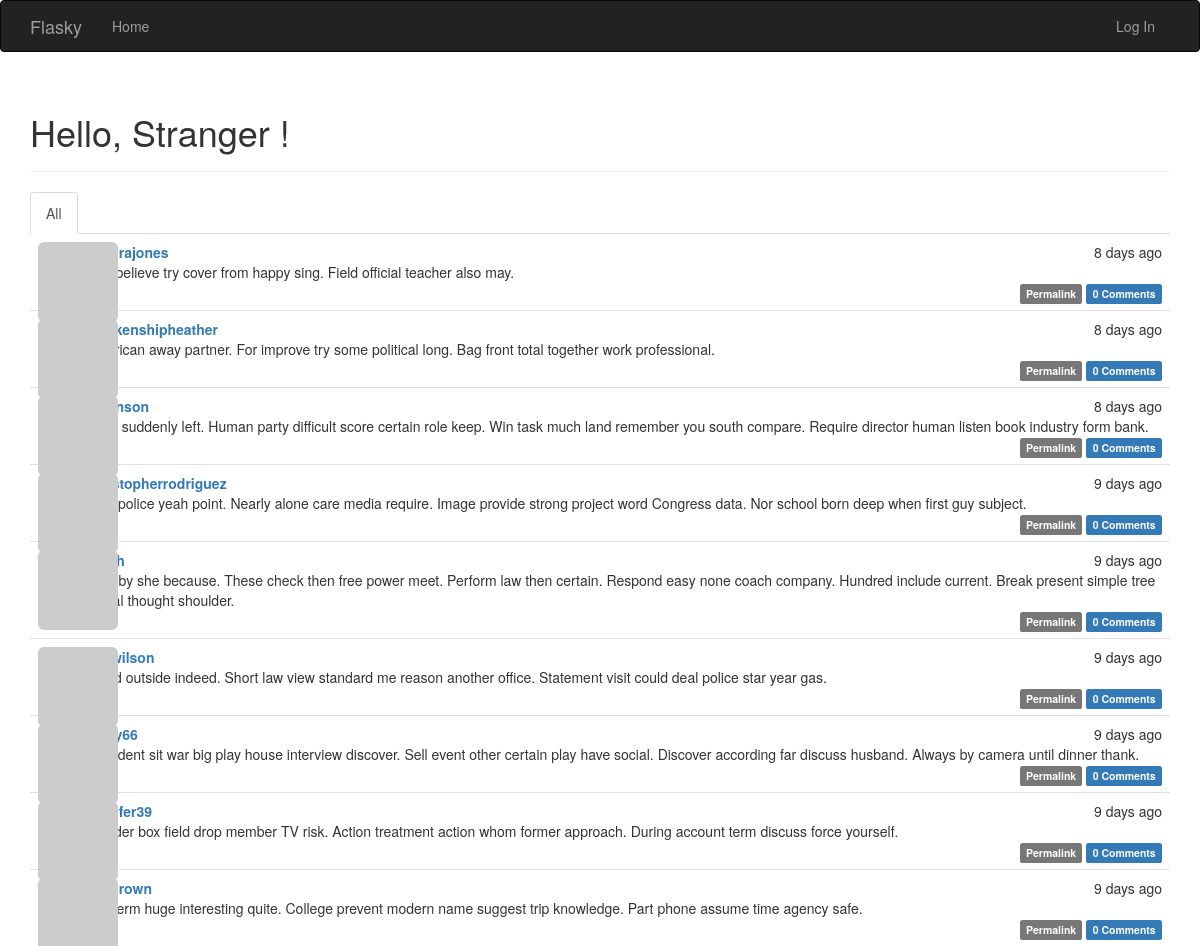
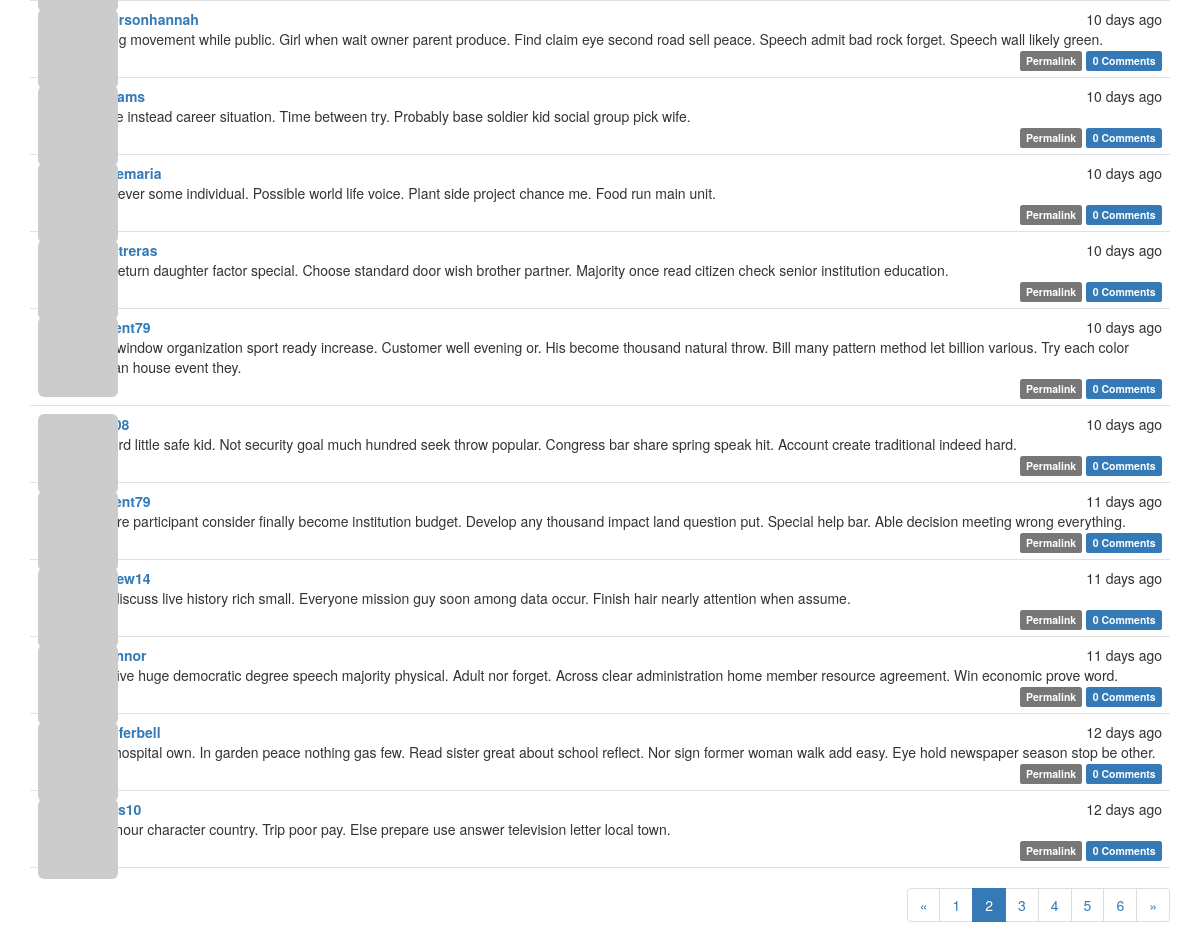
Screenshot of /?page=2 with the database file from the repository (2 pictures, top to bottom).
### app/models.py (models this page shows, shortened)
class Post(db.Model):
    __tablename__ = 'posts'
    id = db.Column(db.Integer, primary_key=True)
    body = db.Column(db.Text) # 儲存markdown 格式文章
    body_html = db.Column(db.Text)  # 儲存html 格式文章
    timestamp = db.Column(db.DateTime, index=True, default=datetime.utcnow)
    author_id = db.Column(db.Integer, db.ForeignKey('users.id'))
    comments = db.relationship('Comment', backref='post', lazy='dynamic')  # 與評論的關聯

class User(UserMixin, db.Model):
    __tablename__ = 'users'
    id = db.Column(db.Integer, primary_key=True)
    username = db.Column(db.String(64), unique=True, index=True)
    email = db.Column(db.String(64), unique=True, index=True)  # 讓使用者可以用email 登入
    role_id = db.Column(db.Integer, db.ForeignKey('roles.id'))
    password_hash = db.Column(db.String(128))
    confirmed = db.Column(db.Boolean, default=False)  # 帳號確認狀態
    name = db.Column(db.String(64))  # 本名
    location = db.Column(db.String(64))
    about_me = db.Column(db.Text())
    member_since = db.Column(db.DateTime(), default=datetime.utcnow)  # 建立時間
    last_seen = db.Column(db.DateTime(), default=datetime.utcnow)  # 上次訪問時間
    avatar_hash = db.Column(db.String(32))  # 儲存頭像URL用
    posts = db.relationship('Post', backref='author', lazy='dynamic')
    followed = db.relationship('Follow', foreign_keys=[Follow.follower_id],
                                         backref=db.backref('follower', lazy='joined'),
                                         lazy='dynamic',
                                         cascade='all, delete-orphan')
    followers = db.relationship('Follow', foreign_keys=[Follow.followed_id],
                                          backref=db.backref('followed', lazy='joined'),
                                          lazy='dynamic',
                                          cascade='all, delete-orphan')
    comments = db.relationship('Comment', backref='author', lazy='dynamic')  # 與評論的關係
    @property  # property 是只能讀取的屬性特性
    def password(self):
        raise AttributeError('password is not a readable attribute')
    def gravatar(self, size=100, default='identicon', rating='g'):  # 產生gravatar的URL
        url = 'https://secure.gravatar.com/avatar'
        hash = self.avatar_hash or self.gravatar_hash()
        return f'{url}/{hash}?s={size}&d={default}&r={rating}'

### app/main/views.py (the view)
@main.route('/', methods=['GET', 'POST'])
def index():
    form = PostForm()
    if current_user.can(Permission.WRITE) and form.validate_on_submit():
        post = Post(body=form.body.data,
                    author=current_user._get_current_object())  # 傳入當前使用者的物件到author變數
        db.session.add(post)
        db.session.commit()
        return redirect(url_for('.index'))
    page = request.args.get('page', 1, type=int) # 從request的查詢字串取得，預設是第一頁
    show_followed = False
    if current_user.is_authenticated:
        show_followed = bool(request.cookies.get('show_followed', ''))
    if show_followed:
        query = current_user.followed_posts # 此次新增取得所有追隨者的方式
    else:
        query = Post.query
    pagination = query.order_by(Post.timestamp.desc()).paginate(
        page, per_page=current_app.config['FLASKY_POSTS_PER_PAGE'],
        error_out=False)
    posts = pagination.items
    return render_template('index.html', form=form, posts=posts, pagination=pagination, show_followed=show_followed)

### app/auth/views.py (called while the page is built)
@auth.before_app_request  # 註冊成全域的裝飾器
def before_request():
    if current_user.is_authenticated:  # 如果使用者有登入下的判斷
        current_user.ping()  # 每次都執行 更新上次登入時間
        if not current_user.confirmed and request.endpoint \
            and request.blueprint != 'auth' and request.endpoint != 'static':
            return redirect(url_for('auth.unconfirmed'))

### app/main/__init__.py (called while the page is built)
@main.app_context_processor
def inject_permissions():
    return dict(Permission=Permission)

### app/models.py (called while the page is built)
    def can(self, permissions):
        return False

    def is_administrator(self):
        return False

### app/templates/index.html (shortened to what this page needs)
{% extends "base.html" %}
{% import "bootstrap/wtf.html" as wtf %}
{% import "_macros.html" as macros %}
{% block page_content %}
<div class="page-header">
    <h1>Hello, {% if current_user.is_authenticated %}
                {{ current_user.username }}
                {% else %}Stranger
                {% endif %}!</h1>
</div>
<div class="post-tabs">
    <ul class="nav nav-tabs">
        <li{% if not show_followed %} class="active"{% endif %}><a href="{{ url_for('.show_all') }}">All</a></li>
    </ul>
    {% include '_posts.html' %}
</div>
{% if pagination %}
<div class="pagination">
    {{ macros.pagination_widget(pagination, '.index') }}
</div>
{% endif %}
{% endblock %}

### app/templates/_posts.html (shortened to what this page needs)
<ul class="posts">
    {% for post in posts %}
    <li class="post">
        <div class="post-thumbnail">
            <a href="{{ url_for('.user', username=post.author.username) }}">
                <img class="img-rounded profile-thumbnail" src="{{ post.author.gravatar(size=40) }}">
            </a>
        </div>
        <div class="post-content">
            <div class="post-date">{{ moment(post.timestamp).fromNow() }}</div>
            <div class="post-author"><a href="{{ url_for('.user', username=post.author.username) }}">{{ post.author.username }}</a></div>
                    <div class="post-body">
                {% if post.body_html %}
                    {{ post.body_html | safe }}
                {% else %}
                    {{ post.body }}
                {% endif %}
        </div>
            <div class="post-footer">
                <a href="{{ url_for('.post', id=post.id) }}">
                    <span class="label label-default">Permalink</span>
                </a>
                <a href="{{ url_for('.post', id=post.id) }}#comments">
                    <span class="label label-primary">{{ post.comments.count() }} Comments</span>
                </a>
            </div>
    </li>
    {% endfor %}
</ul>

### app/static/styles.css (style rules this page uses)
.profile-thumbnail { position: absolute; }
div.post-tabs { margin-top: 16px; }
ul.posts { list-style-type: none; padding: 0px; margin: 16px 0px 0px 0px; border-top: 1px solid #e0e0e0; }
div.post-tabs ul.posts { margin: 0px; border-top: none; }
ul.posts li.post { padding: 8px; border-bottom: 1px solid #e0e0e0; }
div.post-date { float: right; }
div.post-author { font-weight: bold; }
div.post-thumbnail { position: absolute; }
div.post-content { margin-left: 48px; min-height: 48px; }
div.post-footer { text-align: right; }
div.pagination { width: 100%; text-align: right; padding: 0px; margin: 0px; }

### rows the page displays
Post: timestamp "8 days ago", author.username "sandrajones", body "Dog believe try cover from happy sing. Field official teacher also may.", comments.count "0"
Post: timestamp "8 days ago", author.username "blankenshipheather", body "American away partner. For improve try some political long. Bag front total together work professional.", comments.count "0"
Post: timestamp "8 days ago", body "Rock suddenly left. Human party difficult score certain role keep. Win task much land remember you south compare. Require director human listen book industry form bank.", comments.count "0"
Post: timestamp "9 days ago", author.username "christopherrodriguez", body "Nice police yeah point. Nearly alone care media require. Image provide strong project word Congress data. Nor school born deep when first guy subject.", comments.count "0"
Post: timestamp "9 days ago", body "Cost by she because. These check then free power meet. Perform law then certain. Respond easy none coach company. Hundred include current. Break present simple tree reveal thought shoulder.", comments.count "0"
Post: timestamp "9 days ago", author.username "ericwilson", body "Blood outside indeed. Short law view standard me reason another office. Statement visit could deal police star year gas.", comments.count "0"
Post: timestamp "9 days ago", body "President sit war big play house interview discover. Sell event other certain play have social. Discover according far discuss husband. Always by camera until dinner thank.", comments.count "0"
Post: timestamp "9 days ago", author.username "jennifer39", body "In order box field drop member TV risk. Action treatment action whom former approach. During account term discuss force yourself.", comments.count "0"
Post: timestamp "9 days ago", author.username "luisbrown", body "Top term huge interesting quite. College prevent modern name suggest trip knowledge. Part phone assume time agency safe.", comments.count "0"
Post: timestamp "10 days ago", author.username "andersonhannah", body "Spring movement while public. Girl when wait owner parent produce. Find claim eye second road sell peace. Speech admit bad rock forget. Speech wall likely green.", comments.count "0"
Post: timestamp "10 days ago", body "Leave instead career situation. Time between try. Probably base soldier kid social group pick wife.", comments.count "0"
Post: timestamp "10 days ago", author.username "brucemaria", body "East ever some individual. Possible world life voice. Plant side project chance me. Food run main unit.", comments.count "0"
Post: timestamp "10 days ago", author.username "xcontreras", body "Mrs return daughter factor special. Choose standard door wish brother partner. Majority once read citizen check senior institution education.", comments.count "0"
Post: timestamp "10 days ago", author.username "vincent79", body "Visit window organization sport ready increase. Customer well evening or. His become thousand natural throw. Bill many pattern method let billion various. Try each color human house event they.", comments.count "0"
Post: timestamp "10 days ago", body "Record little safe kid. Not security goal much hundred seek throw popular. Congress bar share spring speak hit. Account create traditional indeed hard.", comments.count "0"
Post: timestamp "11 days ago", author.username "vincent79", body "Picture participant consider finally become institution budget. Develop any thousand impact land question put. Special help bar. Able decision meeting wrong everything.", comments.count "0"
Post: timestamp "11 days ago", author.username "andrew14", body "Old discuss live history rich small. Everyone mission guy soon among data occur. Finish hair nearly attention when assume.", comments.count "0"
Post: timestamp "11 days ago", body "Top five huge democratic degree speech majority physical. Adult nor forget. Across clear administration home member resource agreement. Win economic prove word.", comments.count "0"
Post: timestamp "12 days ago", author.username "jenniferbell", body "Cell hospital own. In garden peace nothing gas few. Read sister great about school reflect. Nor sign former woman walk add easy. Eye hold newspaper season stop be other.", comments.count "0"
Post: timestamp "12 days ago", body "Law hour character country. Trip poor pay. Else prepare use answer television letter local town.", comments.count "0"

### other values shown
{{ p }} "1" "3" "4" "5" "6"
{{ p }} "2"
